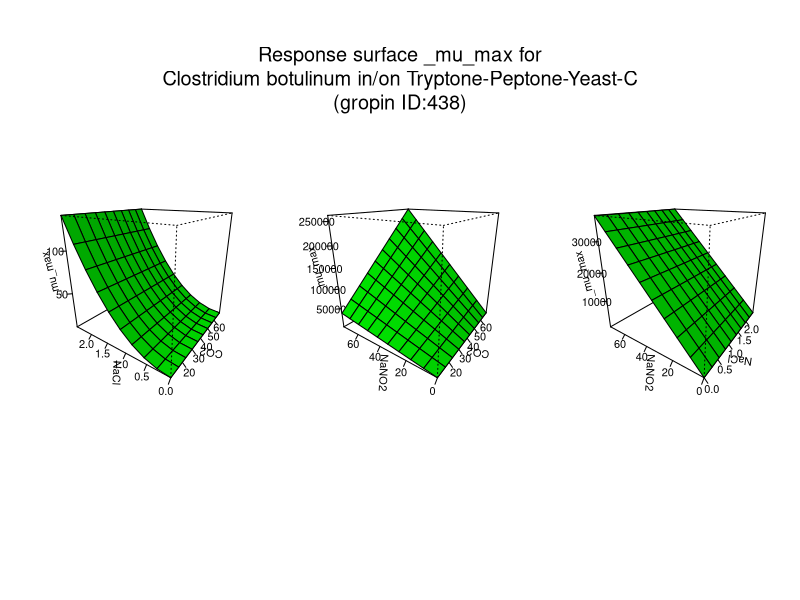

Write the R code that produced this figure.
#############################
# start of Parameter script
#############################
CO2 <- seq(10.01,69.9300699300699,length.out=10)
NaCl <- seq(0,2.4975024975025,length.out=10)
NaNO2 <- seq(0,74.9250749250749,length.out=10)
#############################
# end of Parameter script
#############################
############################# 
# start of Model script Gropin ID 438 
#############################
 
# constant coefficients for this model
 
variables <- data.frame(CO2,NaCl,NaNO2)
argumentsPar <- unique.data.frame(expand.grid(variables))
 
# heart of the model
response_surface <- function(CO2,NaCl,NaNO2) {
   mumax <-5.6+50*CO2*NaNO2+21*(NaCl^2)

	return(mumax=mumax)
} 

# output parameters
responseSurface <- cbind(argumentsPar,response_surface(argumentsPar['CO2'],argumentsPar['NaCl'],argumentsPar['NaNO2']))
colnames(responseSurface) <- c(colnames(argumentsPar),'mumax')
#############################
# End of Model script
#############################
############################# 
# start of Visualisation script Gropin ID 438 
#############################
titleText <-'Response surface _mu_max for
Clostridium botulinum in/on Tryptone-Peptone-Yeast-C
(gropin ID:438)'
argPar1 <- unique.data.frame(expand.grid(CO2,NaCl))
argPar2 <- unique.data.frame(expand.grid(CO2,NaNO2))
argPar3 <- unique.data.frame(expand.grid(NaCl,NaNO2))
z1 <- matrix(unlist(response_surface(CO2 = argPar1[1],NaCl = argPar1[2],NaNO2 = NaNO2[1])),nrow=10)
z2 <- matrix(unlist(response_surface(CO2 = argPar2[1],NaNO2 = argPar2[2],NaCl = NaCl[1])),nrow=10)
z3 <- matrix(unlist(response_surface(NaCl = argPar3[1],NaNO2 = argPar3[2],CO2 = CO2[1])),nrow=10)
# adding precaution if response surface is zero
myZLim1 <- range(z1)
if(myZLim1[1] == myZLim1[2]) myZLim1[2] <- myZLim1[2]+1
myZLim2 <- range(z2)
if(myZLim2[1] == myZLim2[2]) myZLim2[2] <- myZLim2[2]+1
myZLim3 <- range(z3)
if(myZLim3[1] == myZLim3[2]) myZLim3[2] <- myZLim3[2]+1
if(length(CO2)>1 & length(NaCl)>1 & length(NaNO2)>1) {
	par(mfrow = c(1,3))
	persp(CO2,NaCl,z1,col = 'green',xlab='CO2',ylab='NaCl',zlab='_mu_max',zlim=myZLim1,theta=305,phi=20,shade=0.25,ticktype = 'detailed')
	persp(CO2,NaNO2,z2,col = 'green',xlab='CO2',ylab='NaNO2',zlab='_mu_max',zlim=myZLim2,theta=305,phi=20,shade=0.25,ticktype = 'detailed')
	persp(NaCl,NaNO2,z3,col = 'green',xlab='NaCl',ylab='NaNO2',zlab='_mu_max',zlim=myZLim3,theta=305,phi=20,shade=0.25,ticktype = 'detailed')
	mtext(titleText,outer=T,  cex=1.2, line=-8.5, side=3)
} else {
		myPars <- unique.data.frame(expand.grid(CO2,NaCl,NaNO2))
		myZ <-matrix(unlist(response_surface(myPars[,1],myPars[,2],myPars[,3])),nrow=10)
		myZLim <- range(myZ)
if(myZLim[1] == myZLim[2]) myZLim[2] <- myZLim[2]+1
	if(length(NaNO2)==1) {
		persp(CO2,NaCl,myZ,col = 'green',xlab='CO2',ylab='NaCl',zlab='_mu_max',main=titleText,sub=paste('other variable: NaNO2 =',round(NaNO2,digits = 2)),zlim=myZLim,theta=305,phi=20,shade=0.25,ticktype = 'detailed')
	}
	if(length(NaCl)==1) {
		persp(CO2,NaNO2,myZ,col = 'green',xlab='CO2',ylab='NaNO2',zlab='_mu_max',main=titleText,sub=paste('other variable: NaCl =',round(NaCl,digits = 2)),zlim=myZLim,theta=305,phi=20,shade=0.25,ticktype = 'detailed')
	}
	if(length(CO2)==1) {
		persp(NaCl,NaNO2,myZ,col = 'green',xlab='NaCl',ylab='NaNO2',zlab='_mu_max',main=titleText,sub=paste('other variable: CO2 =',round(CO2,digits = 2)),zlim=myZLim,theta=305,phi=20,shade=0.25,ticktype = 'detailed')
	}
}
#############################
# End of Visualisation script
#############################
